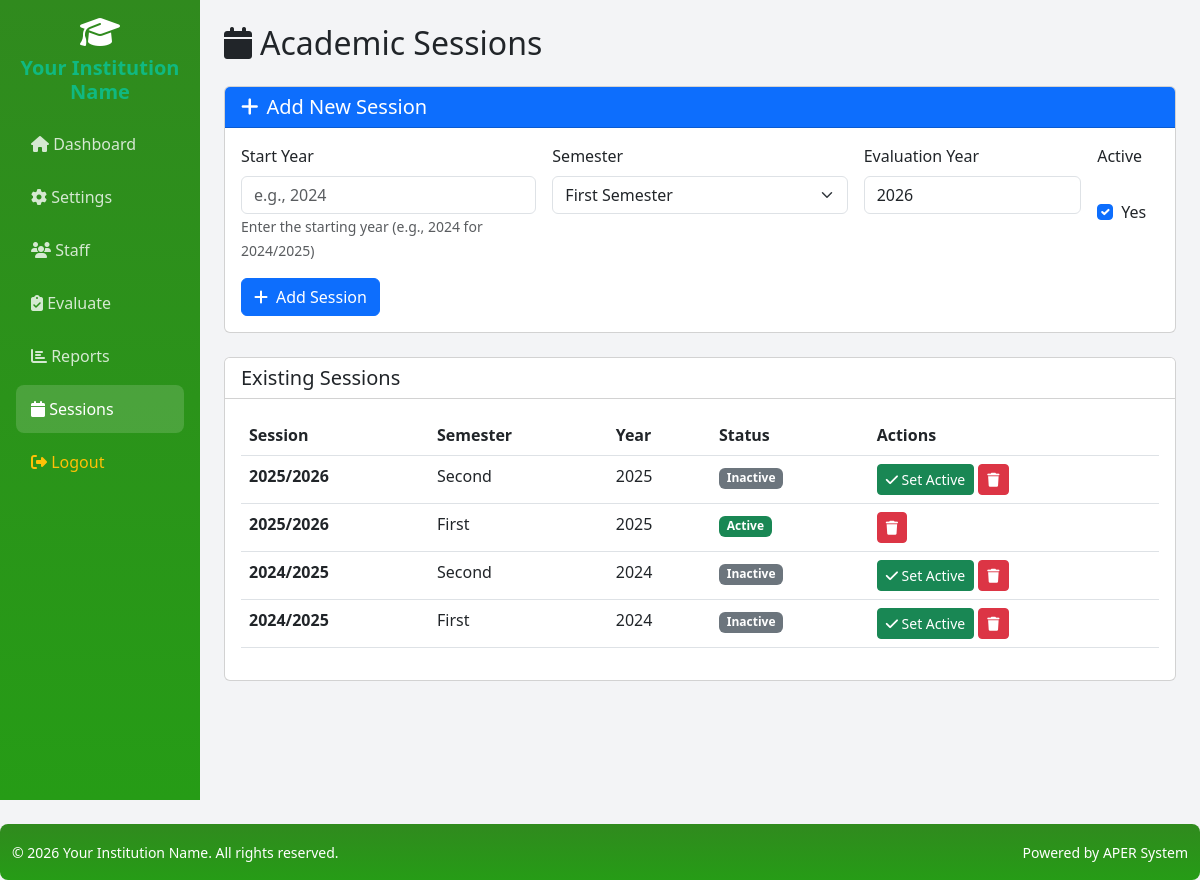
Screenshot of /sessions.php (signed in) with the database file from the repository.
### tables this page shows
CREATE TABLE IF NOT EXISTS academic_sessions (
    id INT AUTO_INCREMENT PRIMARY KEY,
    session_name VARCHAR(20) NOT NULL,
    semester VARCHAR(20) NOT NULL,
    year INT NOT NULL,
    is_active TINYINT(1) DEFAULT 0,
    created_at TIMESTAMP DEFAULT CURRENT_TIMESTAMP
);

### sessions.php (the view, shortened to what this page needs)
<?php
$pdo = getDBConnection();
$stmt = $pdo->query("SELECT setting_key, setting_value FROM settings");
$settings = [];
while ($row = $stmt->fetch()) {
    $settings[$row['setting_key']] = $row['setting_value'];
}
$institutionName = $settings['institution_name'] ?? 'Institution';
$institutionLogo = $settings['institution_logo'] ?? '';
$primaryColor = $settings['primary_color'] ?? '#308a1e';
$secondaryColor = $settings['secondary_color'] ?? '#269c16';
$pdo = getDBConnection();
$stmt = $pdo->query("SELECT * FROM academic_sessions ORDER BY year DESC, semester DESC");
$sessions = $stmt->fetchAll();
?>
<!DOCTYPE html>
<html lang="en">
<head>
    <link href="https://cdn.jsdelivr.net/npm/bootstrap@5.3.0/dist/css/bootstrap.min.css" rel="stylesheet">
    <link href="https://cdnjs.cloudflare.com/ajax/libs/font-awesome/6.4.0/css/all.min.css" rel="stylesheet">
</head>
<body>
    <div class="container-fluid">
        <div class="row">
            <div class="col-md-3 col-lg-2 sidebar p-3" id="sidebar">
                <div class="text-center sidebar-header">
                    <?php if (!empty($institutionLogo)): ?>
                        <img src="<?php echo htmlspecialchars($institutionLogo); ?>" alt="Logo" style="max-height: 55px; margin-bottom: 10px;">
                    <?php else: ?>
                        <i class="fas fa-graduation-cap fa-2x mb-2" style="font-size: 2rem;"></i>
                    <?php endif; ?>
                    <h5 class="mb-0" style="font-weight: 800;"><?php echo htmlspecialchars($institutionName); ?></h5>
                </div>
                <div class="py-3">
                    <a href="dashboard.php"><i class="fas fa-home"></i> Dashboard</a>
                    <a href="settings.php"><i class="fas fa-cog"></i> Settings</a>
                    <a href="staff.php"><i class="fas fa-users"></i> Staff</a>
                    <a href="evaluate.php"><i class="fas fa-clipboard-check"></i> Evaluate</a>
                    <a href="reports.php"><i class="fas fa-chart-bar"></i> Reports</a>
                    <a href="sessions.php" class="active"><i class="fas fa-calendar"></i> Sessions</a>
                    <a href="logout.php" class="text-warning"><i class="fas fa-sign-out-alt"></i> Logout</a>
                </div>
            </div>
            <div class="col-md-9 col-lg-10 p-4">
                <h2 class="mb-4"><i class="fas fa-calendar me-2"></i>Academic Sessions</h2>
                <div class="card mb-4">
                    <div class="card-header bg-primary text-white">
                        <h5 class="mb-0"><i class="fas fa-plus me-2"></i>Add New Session</h5>
                    </div>
                    <div class="card-body">
                        <form method="POST" class="row g-3">
                            <div class="col-md-4">
                                <label class="form-label">Start Year</label>
                                <input type="number" class="form-control" name="custom_year" value="" placeholder="e.g., 2024" min="2000" max="2100" required>
                                <small class="text-muted">Enter the starting year (e.g., 2024 for 2024/2025)</small>
                            </div>
                            <div class="col-md-4">
                                <label class="form-label">Semester</label>
                                <select class="form-select" name="semester" required>
                                    <option value="First">First Semester</option>
                                </select>
                            </div>
                            <div class="col-md-3">
                                <label class="form-label">Evaluation Year</label>
                                <input type="number" class="form-control" name="year" value="<?php echo date('Y'); ?>" min="2000" max="2100" required>
                            </div>
                            <div class="col-md-1">
                                <label class="form-label">Active</label>
                                <div class="form-check mt-4">
                                    <input class="form-check-input" type="checkbox" name="is_active" id="is_active" checked>
                                    <label class="form-check-label" for="is_active">Yes</label>
                                </div>
                            </div>
                            <div class="col-12">
                                <button type="submit" name="add_session" class="btn btn-primary">
                                    <i class="fas fa-plus me-2"></i>Add Session
                                </button>
                            </div>
                        </form>
                    </div>
                </div>
                <div class="card">
                    <div class="card-header bg-white">
                        <h5 class="mb-0">Existing Sessions</h5>
                    </div>
                    <div class="card-body">
                        <div class="table-responsive">
                            <table class="table table-hover">
                                <thead>
                                    <tr>
                                        <th>Session</th>
                                        <th>Semester</th>
                                        <th>Year</th>
                                        <th>Status</th>
                                        <th>Actions</th>
                                    </tr>
                                </thead>
                                <tbody>
                                    <?php if (empty($sessions)): ?>
                                        <tr>
                                            <td colspan="5" class="text-center text-muted py-4">No sessions found</td>
                                        </tr>
                                    <?php else: ?>
                                        <?php foreach ($sessions as $session): ?>
                                        <tr>
                                            <td><strong><?php echo htmlspecialchars($session['session_name']); ?></strong></td>
                                            <td><?php echo htmlspecialchars($session['semester']); ?></td>
                                            <td><?php echo $session['year']; ?></td>
                                            <td>
                                                <?php if ($session['is_active']): ?>
                                                    <span class="badge bg-success">Active</span>
                                                <?php else: ?>
                                                    <span class="badge bg-secondary">Inactive</span>
                                                <?php endif; ?>
                                            </td>
                                            <td>
                                                <?php if (!$session['is_active']): ?>
                                                    <form method="POST" class="d-inline">
                                                        <button type="submit" name="set_active" class="btn btn-sm btn-success">
                                                            <i class="fas fa-check"></i> Set Active
                                                        </button>
                                                    </form>
                                                <?php endif; ?>
                                                <form method="POST" class="d-inline" onsubmit="return confirm('Delete this session?');">
                                                    <button type="submit" name="delete_session" class="btn btn-sm btn-danger">
                                                        <i class="fas fa-trash"></i>
                                                    </button>
                                                </form>
                                            </td>
                                        </tr>
                                        <?php endforeach; ?>
                                    <?php endif; ?>
                                </tbody>
                            </table>
                        </div>
                    </div>
                </div>
            </div>
        </div>
    </div>
    <footer class="mt-4 py-3" style="background: linear-gradient(180deg, <?php echo $primaryColor; ?> 0%, <?php echo $secondaryColor; ?> 100%); color: white; border-radius: 8px;">
        <div class="container-fluid">
            <div class="row">
                <div class="col-md-6">
                    <small><?php echo !empty($settings['copyright_text']) ? htmlspecialchars($settings['copyright_text']) : '&copy; ' . date('Y') . ' ' . htmlspecialchars($settings['institution_name'] ?? 'Institution') . '. All rights reserved.'; ?></small>
                </div>
                <div class="col-md-6 text-md-end">
                    <small>Powered by APER System</small>
                </div>
            </div>
        </div>
    </footer>
</body>
</html>

### sessions.php (style rules this page uses)
:root { --primary-blue: #308a1e; }
body { background: #f3f4f6; }
.sidebar { min-height: 100vh; background: linear-gradient(180deg, #308a1e 0%, #269c16 100%); color: white; }
.sidebar .sidebar-header h5 { color: #10b981 !important; font-weight: 700; }
.sidebar a { color: rgba(255,255,255,0.8); text-decoration: none; padding: 12px 15px; display: block; border-radius: 8px; margin-bottom: 5px; }
.sidebar a:hover, .sidebar a.active { background: rgba(255,255,255,0.15); color: white; }

### rows the page displays
academic_sessions: session_name "2025/2026", semester "Second", year "2025", is_active "Inactive"
academic_sessions: session_name "2025/2026", semester "First", year "2025", is_active "Active"
academic_sessions: session_name "2024/2025", semester "Second", year "2024", is_active "Inactive"
academic_sessions: session_name "2024/2025", semester "First", year "2024", is_active "Inactive"

### other values shown
$institutionName "Your Institution Name"
$settings['institution_name'] "Your Institution Name"
